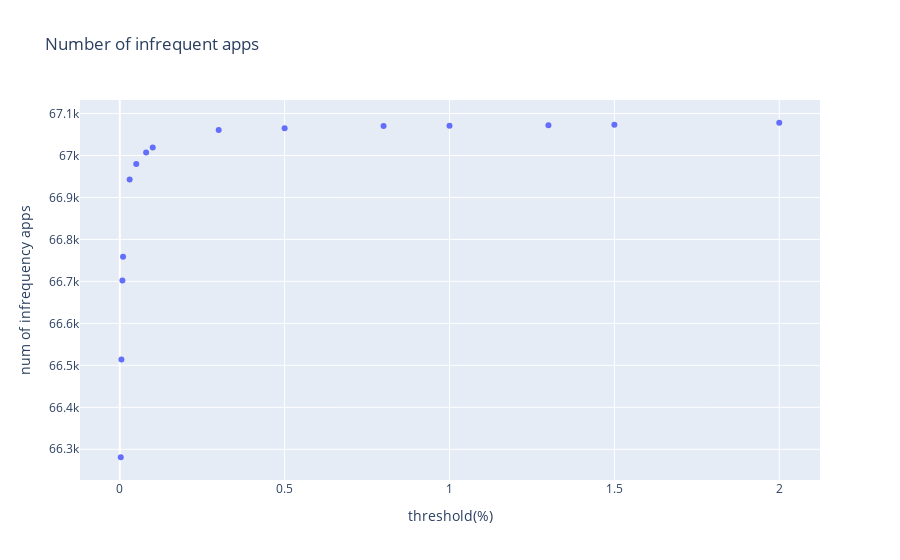

This figure's notebook cell:
### Code cell
fig1

### Figure 1 — Plotly figure (JSON) as saved in the notebook; plotly's stock layout.template omitted (floating-point values rounded to 4 significant figures)
{"data": [{"hovertemplate": "threshold(%)=%{x}<br>num of infrequency apps=%{y}<extra></extra>", "legendgroup": "", "marker": {"color": "#636efa", "symbol": "circle"}, "mode": "markers", "name": "", "orientation": "v", "showlegend": false, "type": "scatter", "x": [0.003, 0.005, 0.008, 0.01, 0.03, 0.05, 0.08, 0.1, 0.3, 0.5, 0.8, 1, 1.3, 1.5, 2], "xaxis": "x", "y": [66281, 66514, 66702, 66759, 66943, 66980, 67007, 67019, 67061, 67065, 67070, 67071, 67072, 67073, 67078], "yaxis": "y"}], "layout": {"legend": {"tracegroupgap": 0}, "title": {"text": "Number of infrequent apps"}, "xaxis": {"anchor": "y", "domain": [0, 1], "title": {"text": "threshold(%)"}}, "yaxis": {"anchor": "x", "domain": [0, 1], "title": {"text": "num of infrequency apps"}}}}
